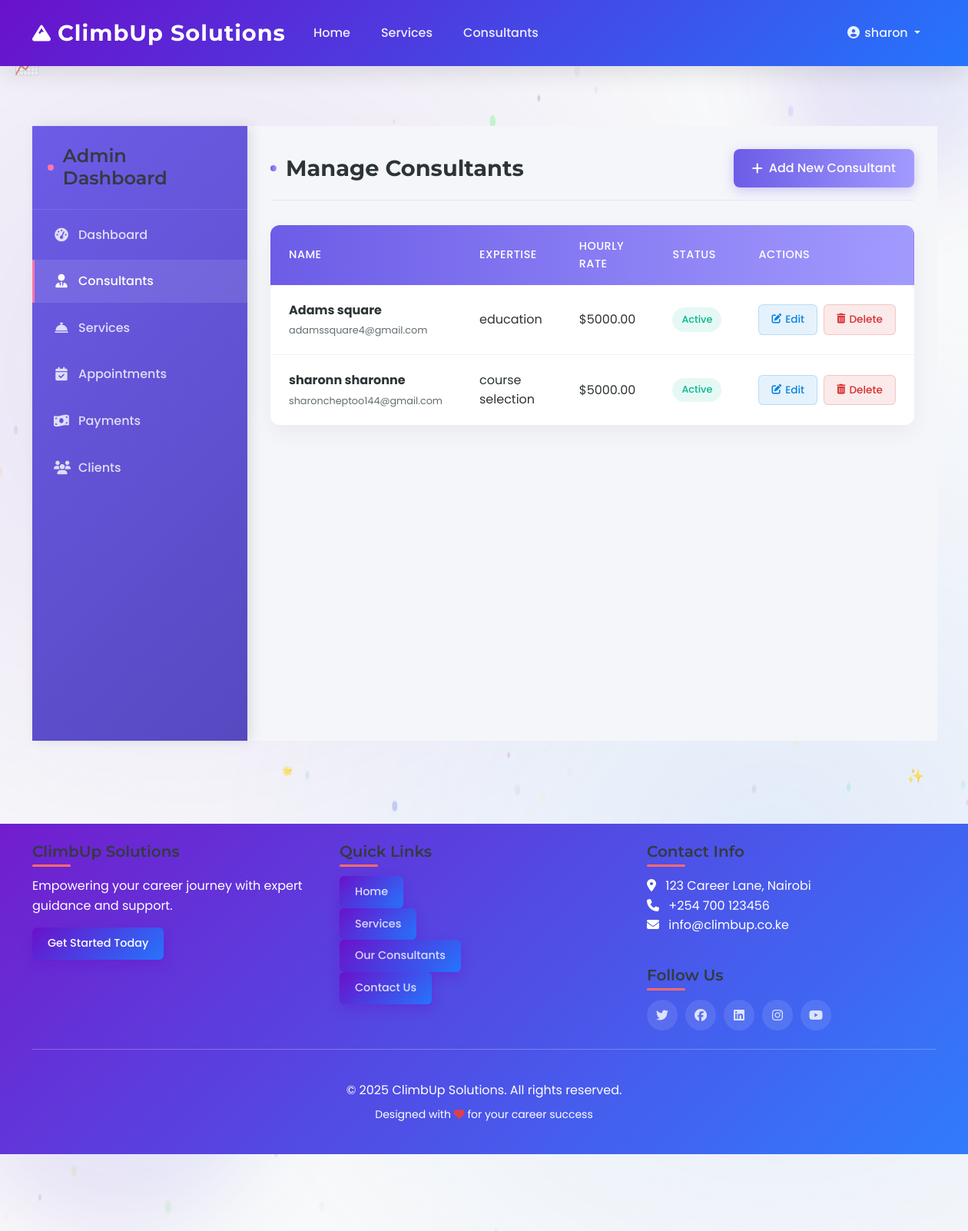
The page /ad/consultants/ (signed in) on the database its author committed.
### assist/models.py (models this page shows, shortened)
class Consultant(models.Model):
    user = models.OneToOneField(
        User, on_delete=models.CASCADE, related_name="consultant_profile"
    )
    expertise = models.CharField(max_length=255)
    bio = models.TextField()
    hourly_rate = models.DecimalField(max_digits=8, decimal_places=2)
    is_active = models.BooleanField(default=True)
    photo = models.ImageField(upload_to="consultant/", null=True, blank=True)

### assist/views.py (the view)
# urls.py: path("ad/consultants/", views.manage_consultants, name="manage_consultants"),
@user_passes_test(is_admin)
def manage_consultants(request):
    consultants = Consultant.objects.all().select_related("user")
    return render(
        request, "admin_dashboard/manage_consultants.html", {"consultants": consultants}
    )

### assist/context_processors.py (called while the page is built)
def unread_notifications(request):
    unread_count = 0
    if request.user.is_authenticated:
        unread_count = request.user.notifications.filter(read=False).count()
    return {"unread_count": unread_count}

### assist/views.py (called while the page is built)
def is_admin(user):
    return user.is_staff

### assist/templates/admin_dashboard/manage_consultants.html (shortened to what this page needs)
{% extends 'admin_dashboard/base.html' %}
{% block admin_content %}
<div class="admin-header">
    <h1>Manage Consultants</h1>
    <a href="{% url 'add_consultant' %}" class="btn-add">
        <i class="fas fa-plus"></i> Add New Consultant
    </a>
</div>
{% if consultants %}
<table class="admin-table">
    <thead>
        <tr>
            <th>Name</th>
            <th>Expertise</th>
            <th>Hourly Rate</th>
            <th>Status</th>
            <th>Actions</th>
        </tr>
    </thead>
    <tbody>
        {% for consultant in consultants %}
        <tr>
            <td>
                <div class="consultant-name">
                    <strong>{{ consultant.user.get_full_name }}</strong>
                    <small class="text-muted">{{ consultant.user.email }}</small>
                </div>
            </td>
            <td>{{ consultant.expertise }}</td>
            <td>${{ consultant.hourly_rate }}</td>
            <td>
                <span class="status-badge {% if consultant.is_active %}status-active{% else %}status-inactive{% endif %}">
                    {% if consultant.is_active %}Active{% else %}Inactive{% endif %}
                </span>
            </td>
            <td>
                <div class="action-buttons">
                    <a href="#" class="btn-edit">
                        <i class="fas fa-edit"></i> Edit
                    </a>
                    <a href="#" class="btn-delete">
                        <i class="fas fa-trash-alt"></i> Delete
                    </a>
                </div>
            </td>
        </tr>
        {% endfor %}
    </tbody>
</table>
{% else %}
<div class="empty-state">
    <i class="fas fa-user-tie"></i>
    <h3>No Consultants Found</h3>
    <p>You haven't added any consultants yet. Click the button above to add one.</p>
</div>
{% endif %}
{% endblock %}

### assist/templates/base.html (shortened to what this page needs)
{% load user_tags %}
<!DOCTYPE html>
<html lang="en">
<head>
    <link href="https://cdn.jsdelivr.net/npm/bootstrap@5.3.0/dist/css/bootstrap.min.css" rel="stylesheet">
    <link rel="stylesheet" href="https://cdnjs.cloudflare.com/ajax/libs/font-awesome/6.4.0/css/all.min.css">
</head>
<body>
    <div class="decorative-shape shape-1"></div>
    <div class="decorative-shape shape-2"></div>
    <nav class="navbar navbar-expand-lg navbar-dark sticky-top">
        <div class="container">
            <a class="navbar-brand" href="{% url 'home' %}">
                <i class="fas fa-mountain me-2"></i>ClimbUp Solutions
            </a>
            <div class="collapse navbar-collapse" id="navbarNav">
                <ul class="navbar-nav me-auto">
                    <li class="nav-item">
                        <a class="nav-link" href="{% url 'home' %}">Home</a>
                    </li>
                    <li class="nav-item">
                        <a class="nav-link" href="{% url 'services' %}">Services</a>
                    </li>
                    <li class="nav-item">
                        <a class="nav-link" href="{% url 'consultants' %}">Consultants</a>
                    </li>
                </ul>
                <ul class="navbar-nav">
                    {% if user.is_authenticated %}
                        <li class="nav-item dropdown">
                            <a class="nav-link dropdown-toggle" href="#" id="userDropdown" role="button" data-bs-toggle="dropdown">
                                <i class="fas fa-user-circle fa-fw"></i> {{ user.get_full_name|default:user.username }}
                            </a>
                        </li>
                    {% endif %}
                </ul>
            </div>
        </div>
    </nav>
    <main class="container my-5">
        {% block content %}{% endblock %}
    </main>
    <footer class="py-4 mt-5">
        <div class="container">
            <div class="row">
                <div class="col-md-4 mb-4 mb-md-0">
                    <h5>ClimbUp Solutions</h5>
                    <p>Empowering your career journey with expert guidance and support.</p>
                    <div class="mt-3">
                        <button class="btn btn-magic pulse">Get Started Today</button>
                    </div>
                </div>
               <div class="col-md-4 mb-4 mb-md-0">
            <h5>Quick Links</h5>
            <div class="link-buttons">
                <a href="{% url 'home' %}" class="btn btn-magic pulse">Home</a><br>
                <a href="{% url 'services' %}" class="btn btn-magic pulse">Services</a><br>
                <a href="{% url 'consultants' %}" class="btn btn-magic pulse">Our Consultants</a><br>
                <a href="{% url 'contact' %}" class="btn btn-magic pulse">Contact Us</a><br>
            </div>
        </div>
                <div class="col-md-4">
                    <h5>Contact Info</h5>
                    <address class="mb-3">
                        <i class="fas fa-map-marker-alt me-2"></i> 123 Career Lane, Nairobi<br>
                        <i class="fas fa-phone me-2"></i> +254 700 123456<br>
                        <i class="fas fa-envelope me-2"></i> info@climbup.co.ke
                    </address>
                    <h5 class="mt-4">Follow Us</h5>
                    <div class="social-icons d-flex">
                        <a href="#"><i class="fab fa-twitter"></i></a>
                        <a href="#"><i class="fab fa-facebook"></i></a>
                        <a href="#"><i class="fab fa-linkedin"></i></a>
                        <a href="#"><i class="fab fa-instagram"></i></a>
                        <a href="#"><i class="fab fa-youtube"></i></a>
                    </div>
                </div>
            </div>
            <hr class="bg-light my-4">
            <div class="text-center pt-3">
                <p class="mb-0">&copy; {% now "Y" %} ClimbUp Solutions. All rights reserved.</p>
                <p class="small mt-2">Designed with <i class="fas fa-heart text-danger"></i> for your career success</p>
            </div>
        </div>
    </footer>
</body>
</html>

### assist/templates/base.html (style rules this page uses)
:root { --primary-color: #6a11cb; --secondary-color: #2575fc; --accent-color: #ff6b6b; --light-color: #f8f9fa; --dark-color: #343a40; --success-color: #28a745; --info-color: #17a2b8; --warning-color: #ffc107; --danger-color: #dc3545; --text-color: #495057; --text-light: #6c757d; --gradient-primary: linear-gradient(135deg, var(--primary-color) 0%, var(--secondary-color) 100%); --gradient-accent: linear-gradient(135deg, var(--accent-color) 0%, #ff8e53 100%); --box-shadow: 0 10px 30px rgba(0, 0, 0, 0.1); --box-shadow-hover: 0 15px 35px rgba(0, 0, 0, 0.15); --transition: all 0.3s ease-in-out; }
* { margin: 0; padding: 0; box-sizing: border-box; }
body { font-family: 'Poppins', sans-serif; color: var(--text-color); background-color: #f5f7fa; line-height: 1.6; overflow-x: hidden; position: relative; }
body::before { content: ''; position: fixed; top: 0; left: 0; width: 100%; height: 100%; background: radial-gradient(circle at 20% 30%, rgba(106, 17, 203, 0.1) 0%, transparent 50%), radial-gradient(circle at 80% 70%, rgba(37, 117, 252, 0.1) 0%, transparent 50%); z-index: -1; pointer-events: none; }
h1, h2, h3, h4, h5, h6 { font-family: 'Montserrat', sans-serif; font-weight: 600; color: var(--dark-color); }
.navbar { background: var(--gradient-primary) !important; box-shadow: var(--box-shadow); padding: 15px 0; transition: var(--transition); }
.navbar-brand { font-family: 'Montserrat', sans-serif; font-weight: 700; font-size: 1.8rem; letter-spacing: 1px; display: flex; align-items: center; transition: var(--transition); }
.navbar-brand i { font-size: 1.5rem; margin-right: 10px; color: white; }
.nav-link { font-weight: 500; padding: 8px 15px !important; margin: 0 5px; border-radius: 50px; transition: var(--transition); position: relative; color: rgba(255, 255, 255, 0.9) !important; }
.nav-link::before { content: ''; position: absolute; bottom: 0; left: 50%; transform: translateX(-50%); width: 0; height: 2px; background-color: white; transition: var(--transition); }
main { min-height: calc(100vh - 300px); padding-top: 30px; padding-bottom: 60px; position: relative; }
.container { max-width: 1200px; }
footer { background: var(--gradient-primary); color: white; padding: 60px 0 30px; position: relative; overflow: hidden; }
footer::before { content: ''; position: absolute; top: 0; left: 0; width: 100%; height: 100%; background-size: cover; z-index: 0; }
footer h5 { font-weight: 600; margin-bottom: 20px; position: relative; display: inline-block; }
footer h5::after { content: ''; position: absolute; bottom: -8px; left: 0; width: 50px; height: 3px; background: var(--accent-color); border-radius: 3px; }
footer a { color: rgba(255, 255, 255, 0.8) !important; text-decoration: none; transition: var(--transition); display: inline-block; }
.social-icons a { display: inline-flex; align-items: center; justify-content: center; width: 40px; height: 40px; border-radius: 50%; background-color: rgba(255, 255, 255, 0.1); margin-right: 10px; transition: var(--transition); }
.btn-magic { background: var(--gradient-primary); border: none; color: white; padding: 12px 25px; border-radius: 50px; font-weight: 600; box-shadow: 0 5px 15px rgba(106, 17, 203, 0.4); transition: var(--transition); position: relative; overflow: hidden; }
.btn-magic::before { content: ''; position: absolute; top: 0; left: -100%; width: 100%; height: 100%; background: linear-gradient(90deg, transparent, rgba(255, 255, 255, 0.2), transparent); transition: 0.5s; }
.pulse { animation: pulse 2s infinite; }
.decorative-shape { position: absolute; width: 200px; height: 200px; border-radius: 50%; background: linear-gradient(45deg, rgba(106, 17, 203, 0.1), rgba(37, 117, 252, 0.1)); filter: blur(50px); z-index: -1; }
.shape-1 { top: -50px; right: -50px; width: 300px; height: 300px; }
.shape-2 { bottom: -100px; left: -50px; width: 400px; height: 400px; }

### rows shown on the page
Consultant: user.get_full_name "Adams square", user.email "adamssquare4@gmail.com", expertise "education", hourly_rate "5000.00", is_active "Active"
Consultant: user.get_full_name "sharonn sharonne", user.email "sharoncheptoo144@gmail.com", expertise "course selection", hourly_rate "5000.00", is_active "Active"

### other values the page prints
{{ user.get_full_name|default:user.username }} "sharon"
